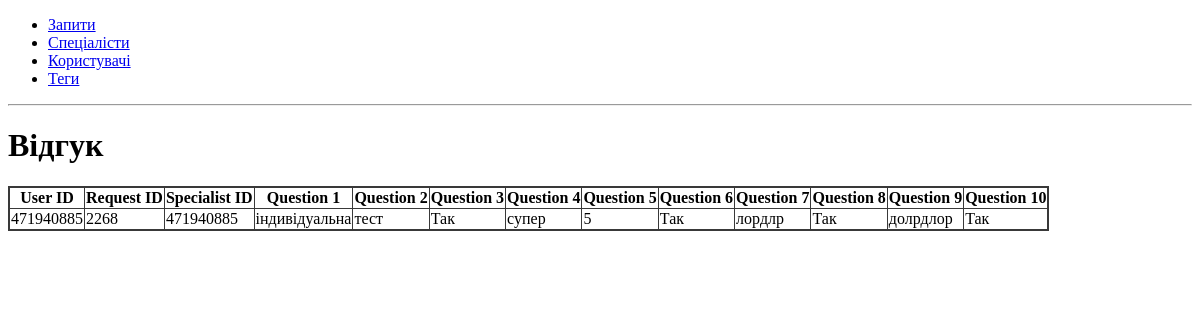
The page /feedbacks/1 on the database its author committed.
### app/feedbacks/models.py (models this page shows, shortened)
class Feedback(db.Model):
    id = db.Column(db.Integer, primary_key=True)
    user_id = db.Column(db.Integer, db.ForeignKey('user.id'))
    created_at = db.Column(db.DateTime, nullable=False, default=datetime.utcnow)
    request_id = db.Column(db.Integer, db.ForeignKey('request.id'))
    user = db.relationship("User", backref="feedbacks")
    request = db.relationship("Request", backref="feedbacks")
    specialist_id = db.Column(db.Integer, db.ForeignKey('specialist.id'))
    specialist = db.relationship("Specialist", backref="feedbacks")
    question_1 = db.Column(db.Text)
    question_2 = db.Column(db.Text)
    question_3 = db.Column(db.Text)
    question_4 = db.Column(db.Text)
    question_5 = db.Column(db.Text)
    question_6 = db.Column(db.Text)
    question_7 = db.Column(db.Text)
    question_8 = db.Column(db.Text)
    question_9 = db.Column(db.Text)
    question_10 = db.Column(db.Text)
    @classmethod
    def get(cls, id):
        return cls.query.get(id)

### app/feedbacks/routes.py (the view)
@bp.route('/<int:feedback_id>', methods=['GET', 'POST'])
def feedback_card(feedback_id):
    feedback = Feedback.get(feedback_id)
    return render_template('feedback_card.html', feedback=feedback)

### app/feedbacks/templates/feedback_card.html (shortened to what this page needs)
{% extends 'base.html' %}
{% block content %}
<h1>Відгук</h1>
    <table>
        <tr>
            <th>User ID</th>
            <th>Request ID</th>
            <th>Specialist ID</th>
            <th>Question 1</th>
            <th>Question 2</th>
            <th>Question 3</th>
            <th>Question 4</th>
            <th>Question 5</th>
            <th>Question 6</th>
            <th>Question 7</th>
            <th>Question 8</th>
            <th>Question 9</th>
            <th>Question 10</th>
        </tr>
        <tr>
            <td>{{ feedback.user_id }}</td>
            <td>{{ feedback.request_id }}</td>
            <td>{{ feedback.specialist_id }}</td>
            <td>{{ feedback.question_1 }}</td>
            <td>{{ feedback.question_2 }}</td>
            <td>{{ feedback.question_3 }}</td>
            <td>{{ feedback.question_4 }}</td>
            <td>{{ feedback.question_5 }}</td>
            <td>{{ feedback.question_6 }}</td>
            <td>{{ feedback.question_7 }}</td>
            <td>{{ feedback.question_8 }}</td>
            <td>{{ feedback.question_9 }}</td>
            <td>{{ feedback.question_10 }}</td>
        </tr>
    </table>
{% endblock %}

### app/templates/base.html (shortened to what this page needs)
<!DOCTYPE html>
<html lang="en">
<head>
    <link rel="stylesheet" href="{{ url_for('static', filename='style.css') }}">
</head>
<body>
    <nav>
        <ul>
            <li><a href="{{ url_for('requests.requests') }}">Запити</a></li>
            <li><a href="{{ url_for('specialists.specialists') }}">Спеціалісти</a></li>
            <li><a href="{{ url_for('users.users') }}">Користувачі</a></li>
            <li><a href="{{ url_for('tags.tags') }}">Теги</a></li>
        </ul>
    </nav>
    <hr>
    <div class="content">
        {% block content %} {% endblock %}
    </div>
</body>
</html>

### app/static/style.css (style rules this page uses)
table { border: 2px solid #393939; border-collapse: collapse; }
th, td { border: 0.5px solid #393939; }

### rows shown on the page
Feedback: user_id "471940885", request_id "2268", specialist_id "471940885", question_1 "індивідуальна", question_2 "тест", question_3 "Так", question_4 "супер", question_5 "5", question_6 "Так", question_7 "лордлр", question_8 "Так", question_9 "долрдлор", question_10 "Так"
